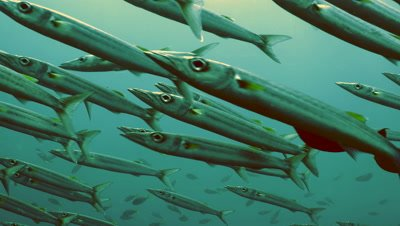
#> input picture simple_crop_image/image/original.jpg, 400 x 226 px
$ python a_crop_image.py
#> lines starting #> are read from the running program, lines starting #| are printed output that depends on the picture
#!/usr/bin/env python3
# -*- coding: utf-8 -*-

# setting up modules being used in the program
import matplotlib.pyplot as plt
import cv2

# load the image
original = cv2.imread("image/original.jpg")
#> original is the input picture: shape (226, 400, 3); mean B, G, R 102.8, 122.1, 65.3
# crop the image [height_to_be_cropped:original_height width_to_be_cropped:original_width]
cropped = original[200:226, 200:400]
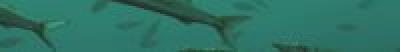
#> cropped: shape (26, 200, 3) (shown 2 times larger); mean B, G, R 100.6, 114.9, 45.5
cv2.imwrite('image/cropped.jpg', cropped)

# plot
plt.subplot(2, 1, 1)
plt.imshow(original)
plt.subplot(2, 1, 2)
plt.imshow(cropped)
plt.show()
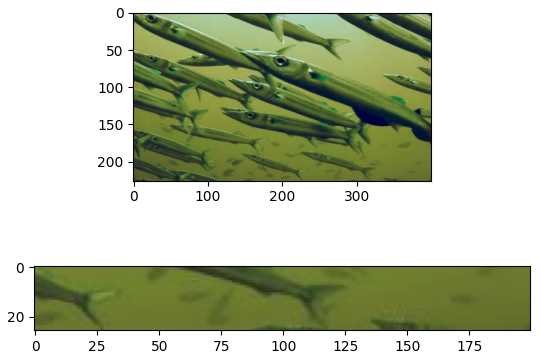
#> figure drawn by matplotlib, 2 panels; B, G, R data is drawn as R, G, B
